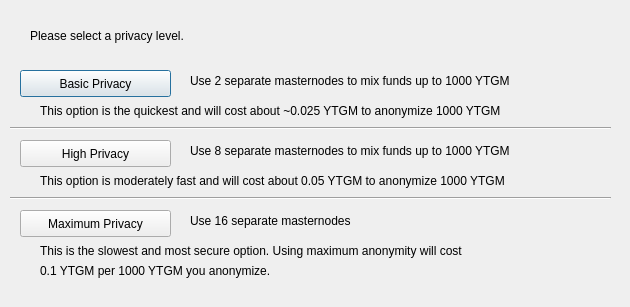
<?xml version="1.0" encoding="UTF-8"?>
<ui version="4.0">
 <class>DarksendConfig</class>
 <widget class="QDialog" name="DarksendConfig">
  <property name="geometry">
   <rect>
    <x>0</x>
    <y>0</y>
    <width>630</width>
    <height>307</height>
   </rect>
  </property>
  <property name="windowTitle">
   <string>Configure Darksend</string>
  </property>
  <widget class="QPushButton" name="buttonBasic">
   <property name="geometry">
    <rect>
     <x>20</x>
     <y>70</y>
     <width>151</width>
     <height>27</height>
    </rect>
   </property>
   <property name="text">
    <string>Basic Privacy</string>
   </property>
  </widget>
  <widget class="QPushButton" name="buttonHigh">
   <property name="geometry">
    <rect>
     <x>20</x>
     <y>140</y>
     <width>151</width>
     <height>27</height>
    </rect>
   </property>
   <property name="text">
    <string>High Privacy</string>
   </property>
  </widget>
  <widget class="QPushButton" name="buttonMax">
   <property name="geometry">
    <rect>
     <x>20</x>
     <y>210</y>
     <width>151</width>
     <height>27</height>
    </rect>
   </property>
   <property name="text">
    <string>Maximum Privacy</string>
   </property>
  </widget>
  <widget class="QLabel" name="label">
   <property name="geometry">
    <rect>
     <x>30</x>
     <y>20</y>
     <width>571</width>
     <height>31</height>
    </rect>
   </property>
   <property name="text">
    <string>Please select a privacy level.</string>
   </property>
  </widget>
  <widget class="QLabel" name="label_2">
   <property name="geometry">
    <rect>
     <x>190</x>
     <y>70</y>
     <width>421</width>
     <height>21</height>
    </rect>
   </property>
   <property name="text">
    <string>Use 2 separate masternodes to mix funds up to 1000 YTGM</string>
   </property>
  </widget>
  <widget class="QLabel" name="label_3">
   <property name="geometry">
    <rect>
     <x>190</x>
     <y>140</y>
     <width>411</width>
     <height>21</height>
    </rect>
   </property>
   <property name="text">
    <string>Use 8 separate masternodes to mix funds up to 1000 YTGM</string>
   </property>
  </widget>
  <widget class="QLabel" name="label_4">
   <property name="geometry">
    <rect>
     <x>190</x>
     <y>210</y>
     <width>421</width>
     <height>21</height>
    </rect>
   </property>
   <property name="text">
    <string>Use 16 separate masternodes</string>
   </property>
  </widget>
  <widget class="QLabel" name="label_6">
   <property name="geometry">
    <rect>
     <x>40</x>
     <y>100</y>
     <width>561</width>
     <height>21</height>
    </rect>
   </property>
   <property name="text">
    <string>This option is the quickest and will cost about ~0.025 YTGM to anonymize 1000 YTGM</string>
   </property>
  </widget>
  <widget class="QLabel" name="label_7">
   <property name="geometry">
    <rect>
     <x>40</x>
     <y>170</y>
     <width>561</width>
     <height>21</height>
    </rect>
   </property>
   <property name="text">
    <string>This option is moderately fast and will cost about 0.05 YTGM to anonymize 1000 YTGM</string>
   </property>
  </widget>
  <widget class="QLabel" name="label_8">
   <property name="geometry">
    <rect>
     <x>40</x>
     <y>240</y>
     <width>561</width>
     <height>21</height>
    </rect>
   </property>
   <property name="text">
    <string>This is the slowest and most secure option. Using maximum anonymity will cost</string>
   </property>
  </widget>
  <widget class="QLabel" name="label_9">
   <property name="geometry">
    <rect>
     <x>40</x>
     <y>260</y>
     <width>561</width>
     <height>21</height>
    </rect>
   </property>
   <property name="text">
    <string>0.1 YTGM per 1000 YTGM you anonymize.</string>
   </property>
  </widget>
  <widget class="Line" name="line">
   <property name="geometry">
    <rect>
     <x>10</x>
     <y>120</y>
     <width>601</width>
     <height>16</height>
    </rect>
   </property>
   <property name="orientation">
    <enum>Qt::Horizontal</enum>
   </property>
  </widget>
  <widget class="Line" name="line_2">
   <property name="geometry">
    <rect>
     <x>10</x>
     <y>190</y>
     <width>601</width>
     <height>16</height>
    </rect>
   </property>
   <property name="orientation">
    <enum>Qt::Horizontal</enum>
   </property>
  </widget>
 </widget>
 <resources/>
 <connections/>
</ui>
